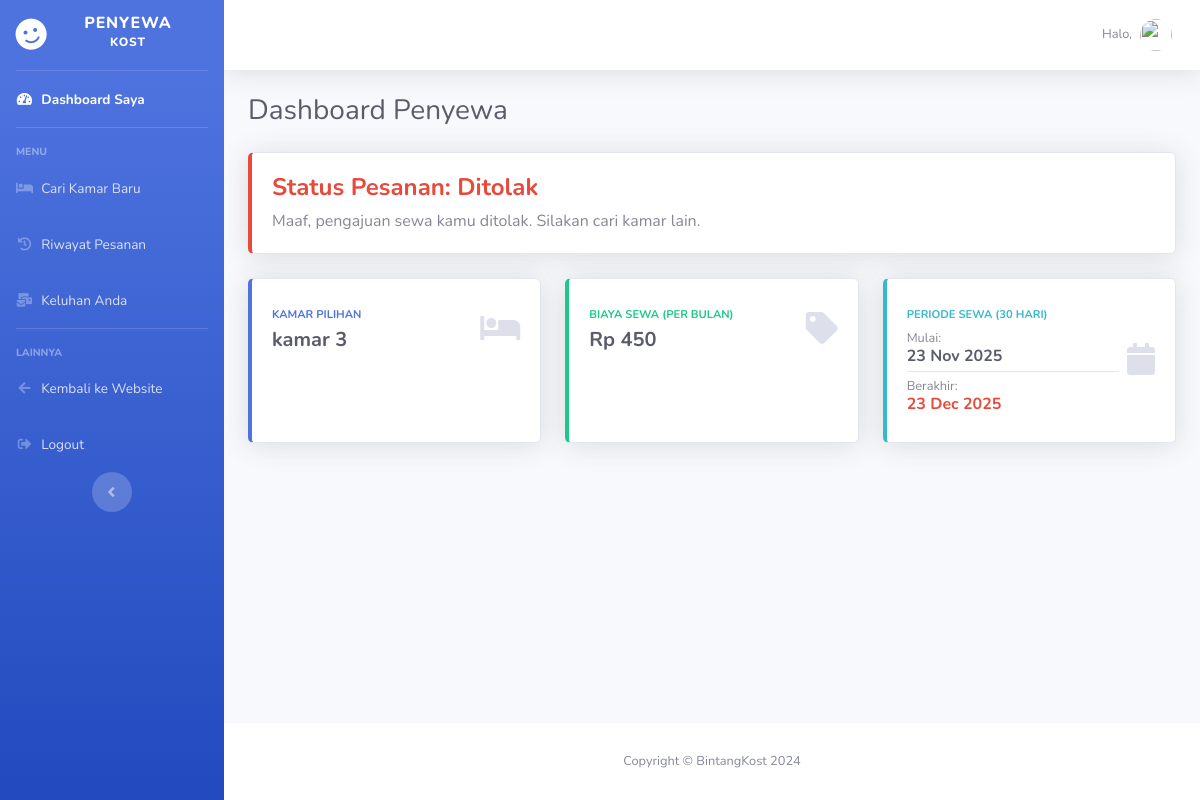
Page /pages/dashboard-penyewa.php (signed in) on the earlier database version.
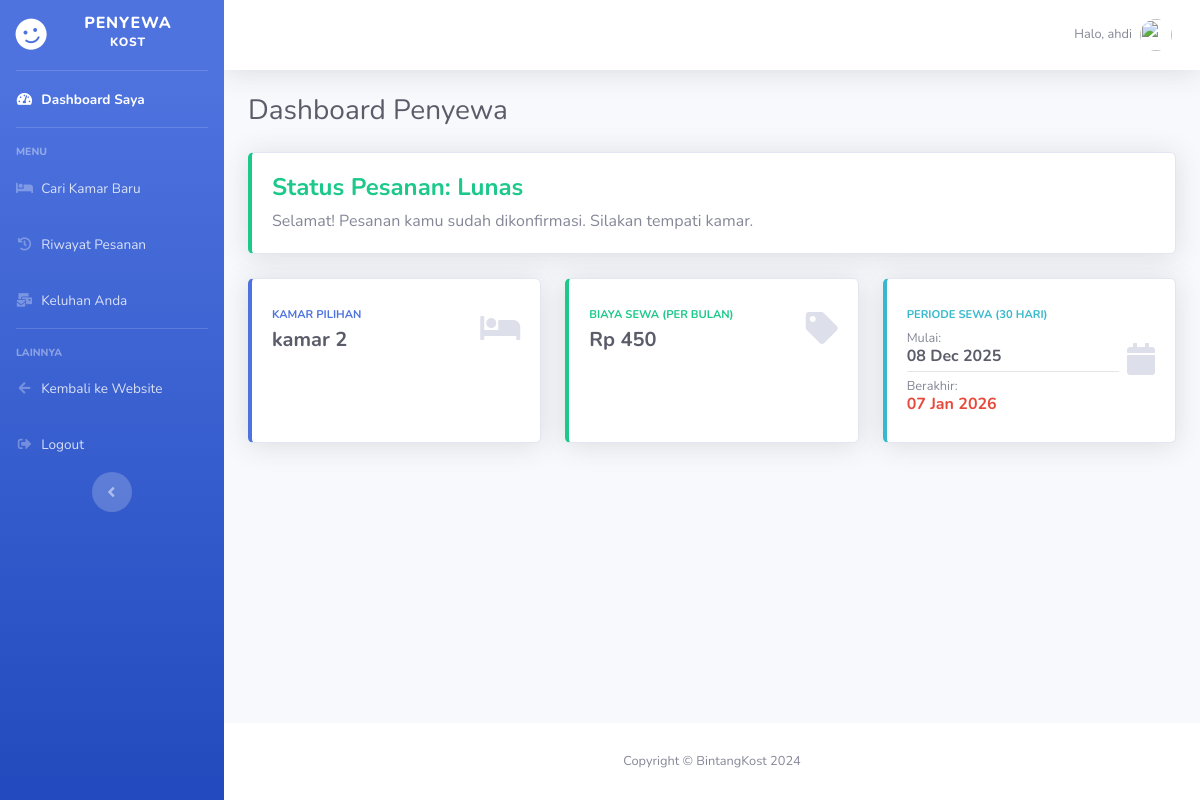
Same page on the later database version.
### tables this page shows
CREATE TABLE `pengajuan_sewa` (
  `id_sewa` int NOT NULL,
  `id_user` int NOT NULL,
  `id_kamar` int NOT NULL,
  `nama_lengkap` varchar(100) NOT NULL,
  `alamat_ktp` text NOT NULL,
  `foto_ktp` varchar(255) NOT NULL,
  `tanggal_pengajuan` datetime NOT NULL DEFAULT CURRENT_TIMESTAMP,
  `status` varchar(50) NOT NULL,
  `bukti_bayar` varchar(255) DEFAULT NULL
);

CREATE TABLE `data_kamar` (
  `id_kamar` int NOT NULL,
  `nama_kamar` varchar(100) NOT NULL,
  `kategori` varchar(100) NOT NULL,
  `deskripsi` varchar(100) NOT NULL,
  `fasilitas` varchar(100) NOT NULL,
  `harga` int NOT NULL,
  `gambar` varchar(100) NOT NULL,
  `ketersediaan` varchar(100) NOT NULL
);

### pages/dashboard-penyewa.php (the view, shortened to what the changed rows need)
<?php
include '../proses/koneksi.php';
$id_user = isset($_SESSION['id_user']) ? $_SESSION['id_user'] : 0;
$nama_user = isset($_SESSION['nama']) ? $_SESSION['nama'] : "Penyewa";
$query_sewa = mysqli_query($koneksi, "
    SELECT p.*, k.nama_kamar, k.harga, k.gambar
    FROM pengajuan_sewa p
    JOIN data_kamar k ON p.id_kamar = k.id_kamar
    WHERE p.id_user = '$id_user'
    ORDER BY p.tanggal_pengajuan DESC LIMIT 1
");
$data_sewa = mysqli_fetch_assoc($query_sewa);
$cek_ada_pesanan = mysqli_num_rows($query_sewa);
$status_sewa = "Belum Ada";
$nama_kamar = "-";
$harga_kamar = 0;
$warna_status = "secondary";
$pesan_status = "Kamu belum memesan kamar apapun.";
if($cek_ada_pesanan > 0) {
    $status_sewa = $data_sewa['status'];
    $nama_kamar = $data_sewa['nama_kamar'];
    $harga_kamar = $data_sewa['harga'];
    $tgl_mulai = $data_sewa['tanggal_pengajuan'];
    $tgl_berakhir = date('Y-m-d', strtotime('+30 days', strtotime($tgl_mulai)));
    if($status_sewa == 'Lunas') {
        $warna_status = "success";
        $pesan_status = "Selamat! Pesanan kamu sudah dikonfirmasi. Silakan tempati kamar.";
    } elseif ($status_sewa == 'Menunggu Konfirmasi' || $status_sewa == 'Menunggu Verifikasi') {
        $warna_status = "warning";
        $pesan_status = "Pesanan sedang diperiksa pemilik kost. Mohon tunggu konfirmasi.";
    } elseif ($status_sewa == 'Ditolak') {
        $warna_status = "danger";
        $pesan_status = "Maaf, pengajuan sewa kamu ditolak. Silakan cari kamar lain.";
    }
}
?>
<!DOCTYPE html>
<html lang="id">
<head>
    <link href="../vendor/fontawesome-free/css/all.min.css" rel="stylesheet" type="text/css">
    <link href="css/sb-admin-2.min.css" rel="stylesheet">
</head>
<body id="page-top">
    <div id="wrapper">
        <div id="content-wrapper" class="d-flex flex-column">
            <div id="content">
                <nav class="navbar navbar-expand navbar-light bg-white topbar mb-4 static-top shadow">
                    <ul class="navbar-nav ml-auto">
                        <li class="nav-item dropdown no-arrow">
                            <a class="nav-link dropdown-toggle" href="#" id="userDropdown" role="button" data-toggle="dropdown">
                                <span class="mr-2 d-none d-lg-inline text-gray-600 small">Halo, <?php echo $nama_user; ?></span>
                                <img class="img-profile rounded-circle" src="img/undraw_profile.svg">
                            </a>
                        </li>
                    </ul>
                </nav>
                <div class="container-fluid">
                    <div class="d-sm-flex align-items-center justify-content-between mb-4">
                        <h1 class="h3 mb-0 text-gray-800">Dashboard Penyewa</h1>
                    </div>
                    <div class="row">
                        <div class="col-12">
                            <div class="card shadow mb-4 border-left-<?php echo $warna_status; ?>">
                                <div class="card-body">
                                    <h4 class="font-weight-bold text-<?php echo $warna_status; ?>">
                                        Status Pesanan: <?php echo $status_sewa; ?>
                                    </h4>
                                    <p class="mb-0"><?php echo $pesan_status; ?></p>
                                </div>
                            </div>
                        </div>
                    </div>
                    <?php if($cek_ada_pesanan > 0) { ?>
                    <div class="row">
                        <div class="col-xl-4 col-md-6 mb-4">
                            <div class="card border-left-primary shadow h-100 py-2">
                                <div class="card-body">
                                    <div class="row no-gutters align-items-center">
                                        <div class="col mr-2">
                                            <div class="text-xs font-weight-bold text-primary text-uppercase mb-1">
                                                Kamar Pilihan</div>
                                            <div class="h5 mb-0 font-weight-bold text-gray-800">
                                                <?php echo $nama_kamar; ?>
                                            </div>
                                        </div>
                                        <div class="col-auto">
                                            <i class="fas fa-bed fa-2x text-gray-300"></i>
                                        </div>
                                    </div>
                                </div>
                            </div>
                        </div>
                        <div class="col-xl-4 col-md-6 mb-4">
                            <div class="card border-left-success shadow h-100 py-2">
                                <div class="card-body">
                                    <div class="row no-gutters align-items-center">
                                        <div class="col mr-2">
                                            <div class="text-xs font-weight-bold text-success text-uppercase mb-1">
                                                Biaya Sewa (Per Bulan)</div>
                                            <div class="h5 mb-0 font-weight-bold text-gray-800">
                                                Rp <?php echo number_format($harga_kamar,0,',','.'); ?>
                                            </div>
                                        </div>
                                        <div class="col-auto">
                                            <i class="fas fa-tag fa-2x text-gray-300"></i>
                                        </div>
                                    </div>
                                </div>
                            </div>
                        </div>
                        <div class="col-xl-4 col-md-6 mb-4">
                            <div class="card border-left-info shadow h-100 py-2">
                                <div class="card-body">
                                    <div class="row no-gutters align-items-center">
                                        <div class="col mr-2">
                                            <div class="text-xs font-weight-bold text-info text-uppercase mb-1">
                                                Periode Sewa (30 Hari)</div>
                                            <div class="h6 mb-0 font-weight-bold text-gray-800">
                                                <small class="text-secondary">Mulai:</small><br>
                                                <?php echo date('d M Y', strtotime($tgl_mulai)); ?>
                                                <hr class="my-1">
                                                <small class="text-secondary">Berakhir:</small><br>
                                                <span class="text-danger">
                                                    <?php echo date('d M Y', strtotime($tgl_berakhir)); ?>
                                                </span>
                                            </div>
                                            </div>
                                        <div class="col-auto">
                                            <i class="fas fa-calendar fa-2x text-gray-300"></i>
                                        </div>
                                    </div>
                                </div>
                            </div>
                        </div>
                    </div>
                    <?php } ?>
                    </div>
                </div>
        </div>
    </div>
</body>
</html>

Differences in the rows shown:
removed pengajuan_sewa: status "Ditolak", status "Maaf, pengajuan sewa kamu ditolak. Silakan cari kamar lain.", id_kamar.nama_kamar "kamar 3", id_kamar.harga "450", tanggal_pengajuan "23 Nov 2025", tanggal_pengajuan "23 Dec 2025"
added pengajuan_sewa: status "Lunas", status "Selamat! Pesanan kamu sudah dikonfirmasi. Silakan tempati kamar.", id_kamar.nama_kamar "kamar 2", id_kamar.harga "450", tanggal_pengajuan "08 Dec 2025", tanggal_pengajuan "07 Jan 2026"
Other differences:
$nama_user: (not shown) → "ahdi"
